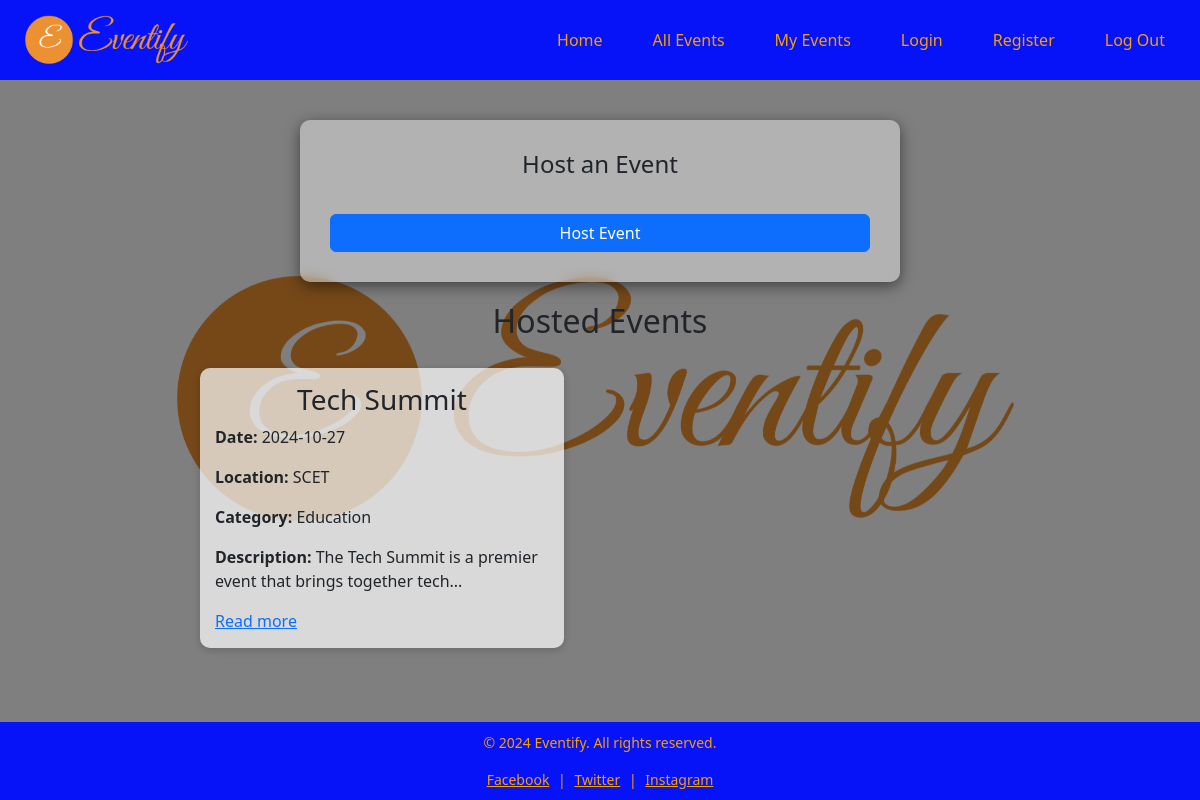
The app's page /hostevent2.php (signed in) with its own data.
### tables this page shows
CREATE TABLE `event` (
  `id` int(100) NOT NULL,
  `username` varchar(100) NOT NULL,
  `title` varchar(100) NOT NULL,
  `description` text NOT NULL,
  `date` date NOT NULL,
  `category` varchar(100) NOT NULL,
  `location` varchar(100) NOT NULL
);

### hostevent2.php (the view, shortened to what this page needs)
<?php
include 'connect.php';
$username = $_SESSION['username'];
?>
<!DOCTYPE html>
<html lang="en">
<head>
    <link href="https://cdn.jsdelivr.net/npm/bootstrap@5.3.3/dist/css/bootstrap.min.css" rel="stylesheet">
</head>
<body>
    <div class="background">
        <nav>
            <div>
                <img src="./images/logo.png" class="logo" alt="Eventify Logo">
            </div>
            <ul>
                <li><a href="index.php">Home</a></li>
                <li><a href="event-details.php">All Events</a></li>
                <li><a href="myevents.php">My Events</a></li>
                <li><a href="login1.php">Login</a></li>
                <li><a href="register1.php">Register</a></li>
                <li><a href="logout.php">Log Out</a></li>
            </ul>
        </nav>
        <main class="content">
            <div class="form-container">
                <h1>Host an Event</h1>
                <button type="button" class="btn btn-primary" data-bs-toggle="modal" data-bs-target="#eventModal">
                    Host Event
                </button>
            </div>
            <h2>Hosted Events</h2>
            <div class="event-list" id="eventList">
                <?php
                    $sql = "SELECT * FROM `event` WHERE username = '$username'";
                    $result = mysqli_query($connect, $sql);
                    if ($result) {
                        while ($row = mysqli_fetch_assoc($result)) {
                            $short_description = (strlen($row['description']) > 60) ? substr($row['description'], 0, 60) . "..." : $row['description'];
                            echo '
                                <div class="event-item">
                                <h3 style="text-align:center;">'.$row['title'].'</h3>
                                <p><strong>Date: </strong>'.$row['date'].'</p>
                                <p><strong>Location: </strong>'.$row['location'].'</p>
                                <p><strong>Category: </strong>'.$row['category'].'</p>
                                <p><strong>Description: </strong>'.$short_description.'</p>
                                <a href="indi-event-details.php?event_id='.$row['id'].'">Read more</a>
                                </div>';
                        }
                    } else {
                        die(mysqli_error($connect));
                    }
                ?>
                </div>
            </div>
    <footer>
        <p>&copy; 2024 Eventify. All rights reserved.</p>
        <div class="socials">
            <a href="#">Facebook</a> | <a href="#">Twitter</a> | <a href="#">Instagram</a>
        </div>
    </footer>
</body>
</html>

### hostevent2.php (style rules this page uses)
body { font-family: 'Segoe UI', Tahoma, Geneva, Verdana, sans-serif; margin: 0; padding: 0; min-height: 100vh; display: flex; flex-direction: column; background-color: #f4f4f9; }
.background { flex: 1; display: flex; flex-direction: column; align-items: center; padding: 20px; background-image: url('./images/background.png'); background-size: cover; background-position: center; background-attachment: fixed; background-repeat: no-repeat; position: relative; }
.background::before { content: ''; position: absolute; top: 0; left: 0; right: 0; bottom: 0; background: rgba(0, 0, 0, 0.5); z-index: 1; }
nav { background-color: rgb(6, 18, 247); display: flex; justify-content: space-between; align-items: center; padding: 15px 20px; width: 100%; position: absolute; top: 0; left: 0; z-index: 3; }
nav .logo { height: 50px; width: auto; }
nav ul { padding: 0; margin: 0; list-style: none; display: flex; gap: 20px; }
nav a { color: #f7a101; padding: 5px 15px; border-radius: 5px; transition: background-color 0.3s; text-decoration: none; }
.content { margin-top: 80px; display: flex; flex-direction: column; align-items: center; padding: 20px; z-index: 3; }
.form-container { background-color: rgba(255, 255, 255, 0.4); backdrop-filter: blur(5px); padding: 30px; border-radius: 10px; box-shadow: 0px 4px 15px rgba(0, 0, 0, 0.5); width: 100%; max-width: 600px; margin-bottom: 20px; }
h1 { font-size: 24px; margin-bottom: 20px; text-align: center; }
button { background-color: #3b82f6; color: white; border: none; padding: 10px 20px; border-radius: 5px; cursor: pointer; transition: background-color 0.3s; font-size: 16px; margin-top: 15px; width: 100%; }
footer { background-color: rgb(6, 18, 247); color: #f7a101; padding: 10px; text-align: center; font-size: 14px; margin-top: auto; }
footer .socials { margin-top: 10px; }
footer a { color: #f7a101; padding: 0 5px; }
.event-list { margin-top: 20px; width: 800px; max-width: 800px; display: flex; flex-wrap: wrap; justify-content: space-between; }
.event-item { background-color: rgba(255, 255, 255, 0.7); border-radius: 10px; padding: 15px; margin-bottom: 10px; box-shadow: 0px 2px 10px rgba(0, 0, 0, 0.2); flex-basis: calc(48% - 20px); margin-bottom: 20px; text-align: left; box-sizing: border-box; }

### records on screen
event: title "Tech Summit", date "2024-10-27", location "SCET", category "Education", description "The Tech Summit is a premier event that brings together tech..."
